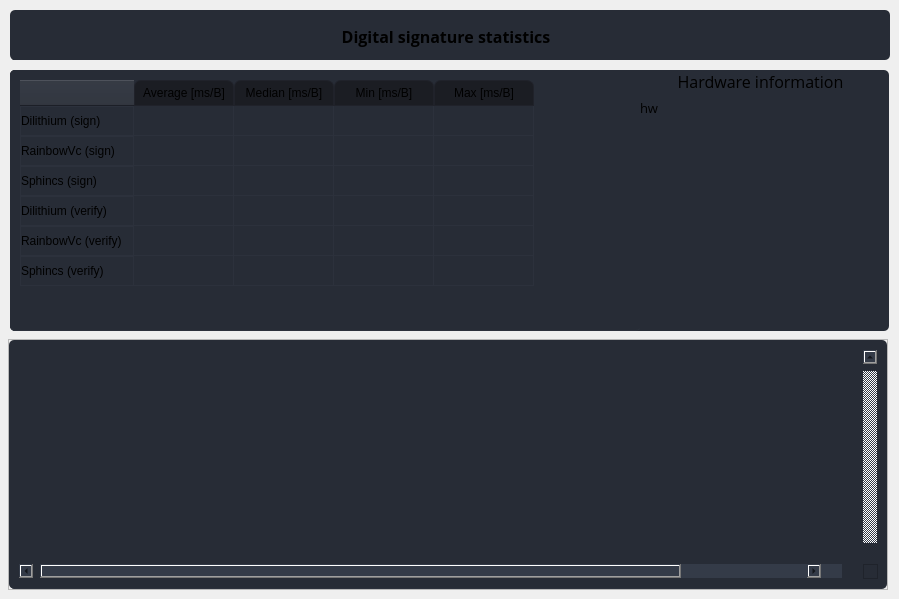
                  <widget class="QWidget" name="page_dsa_statistics">
                   <widget class="QFrame" name="dsa_statistics_table_frame">
                    <property name="geometry">
                     <rect>
                      <x>8</x>
                      <y>339</y>
                      <width>880</width>
                      <height>251</height>
                     </rect>
                    </property>
                    <property name="minimumSize">
                     <size>
                      <width>0</width>
                      <height>150</height>
                     </size>
                    </property>
                    <property name="frameShape">
                     <enum>QFrame::StyledPanel</enum>
                    </property>
                    <property name="frameShadow">
                     <enum>QFrame::Raised</enum>
                    </property>
                    <layout class="QHBoxLayout" name="horizontalLayout_17">
                     <property name="spacing">
                      <number>0</number>
                     </property>
                     <property name="leftMargin">
                      <number>0</number>
                     </property>
                     <property name="topMargin">
                      <number>0</number>
                     </property>
                     <property name="rightMargin">
                      <number>0</number>
                     </property>
                     <property name="bottomMargin">
                      <number>0</number>
                     </property>
                     <item>
                      <widget class="QTableWidget" name="dsa_statistics_table">
                       <property name="sizePolicy">
                        <sizepolicy hsizetype="Expanding" vsizetype="Expanding">
                         <horstretch>0</horstretch>
                         <verstretch>0</verstretch>
                        </sizepolicy>
                       </property>
                       <property name="minimumSize">
                        <size>
                         <width>0</width>
                         <height>0</height>
                        </size>
                       </property>
                       <property name="palette">
                        <palette>
                         <active>
                          <colorrole role="WindowText">
                           <brush brushstyle="SolidPattern">
                            <color alpha="255">
                             <red>210</red>
                             <green>210</green>
                             <blue>210</blue>
                            </color>
                           </brush>
                          </colorrole>
                          <colorrole role="Button">
                           <brush brushstyle="SolidPattern">
                            <color alpha="255">
                             <red>39</red>
                             <green>44</green>
                             <blue>54</blue>
                            </color>
                           </brush>
                          </colorrole>
                          <colorrole role="Text">
                           <brush brushstyle="SolidPattern">
                            <color alpha="255">
                             <red>210</red>
                             <green>210</green>
                             <blue>210</blue>
                            </color>
                           </brush>
                          </colorrole>
                          <colorrole role="ButtonText">
                           <brush brushstyle="SolidPattern">
                            <color alpha="255">
                             <red>210</red>
                             <green>210</green>
                             <blue>210</blue>
                            </color>
                           </brush>
                          </colorrole>
                          <colorrole role="Base">
                           <brush brushstyle="SolidPattern">
                            <color alpha="255">
                             <red>39</red>
                             <green>44</green>
                             <blue>54</blue>
                            </color>
                           </brush>
                          </colorrole>
                          <colorrole role="Window">
                           <brush brushstyle="SolidPattern">
                            <color alpha="255">
                             <red>39</red>
                             <green>44</green>
                             <blue>54</blue>
                            </color>
                           </brush>
                          </colorrole>
                          <colorrole role="PlaceholderText">
                           <brush brushstyle="NoBrush">
                            <color alpha="128">
                             <red>210</red>
                             <green>210</green>
                             <blue>210</blue>
                            </color>
                           </brush>
                          </colorrole>
                         </active>
                         <inactive>
                          <colorrole role="WindowText">
                           <brush brushstyle="SolidPattern">
                            <color alpha="255">
                             <red>210</red>
                             <green>210</green>
                             <blue>210</blue>
                            </color>
                           </brush>
                          </colorrole>
                          <colorrole role="Button">
                           <brush brushstyle="SolidPattern">
                            <color alpha="255">
                             <red>39</red>
                             <green>44</green>
                             <blue>54</blue>
                            </color>
                           </brush>
                          </colorrole>
                          <colorrole role="Text">
                           <brush brushstyle="SolidPattern">
                            <color alpha="255">
                             <red>210</red>
                             <green>210</green>
                             <blue>210</blue>
                            </color>
                           </brush>
                          </colorrole>
                          <colorrole role="ButtonText">
                           <brush brushstyle="SolidPattern">
                            <color alpha="255">
                             <red>210</red>
                             <green>210</green>
                             <blue>210</blue>
                            </color>
                           </brush>
                          </colorrole>
                          <colorrole role="Base">
                           <brush brushstyle="SolidPattern">
                            <color alpha="255">
                             <red>39</red>
                             <green>44</green>
                             <blue>54</blue>
                            </color>
                           </brush>
                          </colorrole>
                          <colorrole role="Window">
                           <brush brushstyle="SolidPattern">
                            <color alpha="255">
                             <red>39</red>
                             <green>44</green>
                             <blue>54</blue>
                            </color>
                           </brush>
                          </colorrole>
                          <colorrole role="PlaceholderText">
                           <brush brushstyle="NoBrush">
                            <color alpha="128">
                             <red>210</red>
                             <green>210</green>
                             <blue>210</blue>
                            </color>
                           </brush>
                          </colorrole>
                         </inactive>
                         <disabled>
                          <colorrole role="WindowText">
                           <brush brushstyle="SolidPattern">
                            <color alpha="255">
                             <red>210</red>
                             <green>210</green>
                             <blue>210</blue>
                            </color>
                           </brush>
                          </colorrole>
                          <colorrole role="Button">
                           <brush brushstyle="SolidPattern">
                            <color alpha="255">
                             <red>39</red>
                             <green>44</green>
                             <blue>54</blue>
                            </color>
                           </brush>
                          </colorrole>
                          <colorrole role="Text">
                           <brush brushstyle="SolidPattern">
                            <color alpha="255">
                             <red>210</red>
                             <green>210</green>
                             <blue>210</blue>
                            </color>
                           </brush>
                          </colorrole>
                          <colorrole role="ButtonText">
                           <brush brushstyle="SolidPattern">
                            <color alpha="255">
                             <red>210</red>
                             <green>210</green>
                             <blue>210</blue>
                            </color>
                           </brush>
                          </colorrole>
                          <colorrole role="Base">
                           <brush brushstyle="SolidPattern">
                            <color alpha="255">
                             <red>39</red>
                             <green>44</green>
                             <blue>54</blue>
                            </color>
                           </brush>
                          </colorrole>
                          <colorrole role="Window">
                           <brush brushstyle="SolidPattern">
                            <color alpha="255">
                             <red>39</red>
                             <green>44</green>
                             <blue>54</blue>
                            </color>
                           </brush>
                          </colorrole>
                          <colorrole role="PlaceholderText">
                           <brush brushstyle="NoBrush">
                            <color alpha="128">
                             <red>210</red>
                             <green>210</green>
                             <blue>210</blue>
                            </color>
                           </brush>
                          </colorrole>
                         </disabled>
                        </palette>
                       </property>
                       <property name="font">
                        <font>
                         <family>Open Sans</family>
                         <pointsize>10</pointsize>
                        </font>
                       </property>
                       <property name="styleSheet">
                        <string notr="true">QTableWidget {	
	background-color: rgb(39, 44, 54);
	padding: 10px;
	border-radius: 5px;
	gridline-color: rgb(44, 49, 60);
	border-bottom: 1px solid rgb(44, 49, 60);
}
QTableWidget::item{
	border-color: rgb(44, 49, 60);
	padding-left: 5px;
	padding-right: 5px;
	gridline-color: rgb(44, 49, 60);
}
QTableWidget::item:selected{
	background-color: rgb(85, 170, 255);
}
QScrollBar:horizontal {
    border: none;
    background: rgb(52, 59, 72);
    height: 14px;
    margin: 0px 21px 0 21px;
	border-radius: 0px;
}
 QScrollBar:vertical {
	border: none;
    background: rgb(52, 59, 72);
    width: 14px;
    margin: 21px 0 21px 0;
	border-radius: 0px;
 }
QHeaderView::section{
	Background-color: rgb(39, 44, 54);
	max-width: 30px;
	border: 1px solid rgb(44, 49, 60);
	border-style: none;
    border-bottom: 1px solid rgb(44, 49, 60);
    border-right: 1px solid rgb(44, 49, 60);
}
QTableWidget::horizontalHeader {	
	background-color: rgb(81, 255, 0);
}
QHeaderView::section:horizontal
{
    border: 1px solid rgb(32, 34, 42);
	background-color: rgb(27, 29, 35);
	padding: 3px;
	border-top-left-radius: 7px;
    border-top-right-radius: 7px;
}
QHeaderView::section:vertical
{
    border: 1px solid rgb(44, 49, 60);
}
</string>
                       </property>
                       <property name="frameShape">
                        <enum>QFrame::NoFrame</enum>
                       </property>
                       <property name="verticalScrollBarPolicy">
                        <enum>Qt::ScrollBarAlwaysOn</enum>
                       </property>
                       <property name="sizeAdjustPolicy">
                        <enum>QAbstractScrollArea::AdjustToContents</enum>
                       </property>
                       <property name="editTriggers">
                        <set>QAbstractItemView::NoEditTriggers</set>
                       </property>
                       <property name="alternatingRowColors">
                        <bool>false</bool>
                       </property>
                       <property name="selectionMode">
                        <enum>QAbstractItemView::SingleSelection</enum>
                       </property>
                       <property name="selectionBehavior">
                        <enum>QAbstractItemView::SelectRows</enum>
                       </property>
                       <property name="showGrid">
                        <bool>true</bool>
                       </property>
                       <property name="gridStyle">
                        <enum>Qt::SolidLine</enum>
                       </property>
                       <property name="sortingEnabled">
                        <bool>true</bool>
                       </property>
                       <property name="wordWrap">
                        <bool>false</bool>
                       </property>
                       <property name="rowCount">
                        <number>0</number>
                       </property>
                       <attribute name="horizontalHeaderVisible">
                        <bool>false</bool>
                       </attribute>
                       <attribute name="horizontalHeaderCascadingSectionResizes">
                        <bool>false</bool>
                       </attribute>
                       <attribute name="horizontalHeaderMinimumSectionSize">
                        <number>150</number>
                       </attribute>
                       <attribute name="horizontalHeaderDefaultSectionSize">
                        <number>190</number>
                       </attribute>
                       <attribute name="horizontalHeaderStretchLastSection">
                        <bool>false</bool>
                       </attribute>
                       <attribute name="verticalHeaderVisible">
                        <bool>false</bool>
                       </attribute>
                       <attribute name="verticalHeaderCascadingSectionResizes">
                        <bool>false</bool>
                       </attribute>
                       <attribute name="verticalHeaderHighlightSections">
                        <bool>false</bool>
                       </attribute>
                       <attribute name="verticalHeaderStretchLastSection">
                        <bool>false</bool>
                       </attribute>
                       <column>
                        <property name="text">
                         <string>DateTime</string>
                        </property>
                       </column>
                       <column>
                        <property name="text">
                         <string>Alg</string>
                        </property>
                       </column>
                       <column>
                        <property name="text">
                         <string>Operation</string>
                        </property>
                       </column>
                       <column>
                        <property name="text">
                         <string>FileSize [B]</string>
                        </property>
                       </column>
                       <column>
                        <property name="text">
                         <string>DSA time [ms]</string>
                        </property>
                       </column>
                      </widget>
                     </item>
                    </layout>
                   </widget>
                   <widget class="QFrame" name="dsa_statistics_title_frame">
                    <property name="geometry">
                     <rect>
                      <x>10</x>
                      <y>10</y>
                      <width>880</width>
                      <height>50</height>
                     </rect>
                    </property>
                    <property name="styleSheet">
                     <string notr="true">background-color: rgb(39, 44, 54);
border-radius: 5px;</string>
                    </property>
                    <property name="frameShape">
                     <enum>QFrame::StyledPanel</enum>
                    </property>
                    <property name="frameShadow">
                     <enum>QFrame::Raised</enum>
                    </property>
                    <widget class="QLabel" name="dsa_statistics_label">
                     <property name="geometry">
                      <rect>
                       <x>1</x>
                       <y>1</y>
                       <width>870</width>
                       <height>50</height>
                      </rect>
                     </property>
                     <property name="sizePolicy">
                      <sizepolicy hsizetype="Expanding" vsizetype="Fixed">
                       <horstretch>0</horstretch>
                       <verstretch>0</verstretch>
                      </sizepolicy>
                     </property>
                     <property name="minimumSize">
                      <size>
                       <width>0</width>
                       <height>40</height>
                      </size>
                     </property>
                     <property name="font">
                      <font>
                       <family>Open Sans</family>
                       <pointsize>12</pointsize>
                       <weight>75</weight>
                       <bold>true</bold>
                      </font>
                     </property>
                     <property name="text">
                      <string>Digital signature statistics</string>
                     </property>
                     <property name="alignment">
                      <set>Qt::AlignCenter</set>
                     </property>
                    </widget>
                   </widget>
                   <widget class="QFrame" name="dsa_statistics_data_frame">
                    <property name="geometry">
                     <rect>
                      <x>10</x>
                      <y>70</y>
                      <width>879</width>
                      <height>261</height>
                     </rect>
                    </property>
                    <property name="styleSheet">
                     <string notr="true">background-color: rgb(39, 44, 54);
border-radius: 5px;</string>
                    </property>
                    <property name="frameShape">
                     <enum>QFrame::StyledPanel</enum>
                    </property>
                    <property name="frameShadow">
                     <enum>QFrame::Raised</enum>
                    </property>
                    <widget class="QWidget" name="verticalLayoutWidget_5">
                     <property name="geometry">
                      <rect>
                       <x>630</x>
                       <y>0</y>
                       <width>241</width>
                       <height>261</height>
                      </rect>
                     </property>
                     <layout class="QVBoxLayout" name="dsa_statistics_layout_hw_box">
                      <property name="sizeConstraint">
                       <enum>QLayout::SetDefaultConstraint</enum>
                      </property>
                      <item>
                       <widget class="QLabel" name="dsa_statistics_hw_box_label">
                        <property name="sizePolicy">
                         <sizepolicy hsizetype="Preferred" vsizetype="Maximum">
                          <horstretch>0</horstretch>
                          <verstretch>0</verstretch>
                         </sizepolicy>
                        </property>
                        <property name="font">
                         <font>
                          <family>Open Sans</family>
                          <pointsize>12</pointsize>
                         </font>
                        </property>
                        <property name="layoutDirection">
                         <enum>Qt::LeftToRight</enum>
                        </property>
                        <property name="text">
                         <string>Hardware information</string>
                        </property>
                        <property name="alignment">
                         <set>Qt::AlignCenter</set>
                        </property>
                       </widget>
                      </item>
                      <item>
                       <widget class="QLabel" name="dsa_statistics_hw_label">
                        <property name="font">
                         <font>
                          <family>Open Sans</family>
                          <pointsize>10</pointsize>
                         </font>
                        </property>
                        <property name="text">
                         <string>hw</string>
                        </property>
                        <property name="alignment">
                         <set>Qt::AlignLeading|Qt::AlignLeft|Qt::AlignTop</set>
                        </property>
                        <property name="wordWrap">
                         <bool>true</bool>
                        </property>
                        <property name="margin">
                         <number>15</number>
                        </property>
                       </widget>
                      </item>
                     </layout>
                    </widget>
                    <widget class="QWidget" name="verticalLayoutWidget_6">
                     <property name="geometry">
                      <rect>
                       <x>0</x>
                       <y>0</y>
                       <width>631</width>
                       <height>261</height>
                      </rect>
                     </property>
                     <layout class="QVBoxLayout" name="dsa_statistics_layout_data_box">
                      <property name="spacing">
                       <number>10</number>
                      </property>
                      <property name="sizeConstraint">
                       <enum>QLayout::SetDefaultConstraint</enum>
                      </property>
                      <item>
                       <widget class="QTableWidget" name="dsa_statistics_data_table">
                        <property name="sizePolicy">
                         <sizepolicy hsizetype="MinimumExpanding" vsizetype="MinimumExpanding">
                          <horstretch>0</horstretch>
                          <verstretch>0</verstretch>
                         </sizepolicy>
                        </property>
                        <property name="layoutDirection">
                         <enum>Qt::LeftToRight</enum>
                        </property>
                        <property name="autoFillBackground">
                         <bool>false</bool>
                        </property>
                        <property name="styleSheet">
                         <string notr="true">QTableWidget {	
	background-color: rgb(39, 44, 54);
	padding: 10px;
	border-radius: 5px;
	gridline-color: rgb(44, 49, 60);
	border-bottom: 1px solid rgb(44, 49, 60);
}
QTableWidget::item{
	border-color: rgb(44, 49, 60);
	padding-left: 5px;
	padding-right: 5px;
	gridline-color: rgb(44, 49, 60);
}
QTableWidget::item:selected{
	background-color: rgb(85, 170, 255);
}
QScrollBar:horizontal {
    border: none;
    background: rgb(52, 59, 72);
    height: 14px;
    margin: 0px 21px 0 21px;
	border-radius: 0px;
}
 QScrollBar:vertical {
	border: none;
    background: rgb(52, 59, 72);
    width: 14px;
    margin: 21px 0 21px 0;
	border-radius: 0px;
 }
QHeaderView::section{
	Background-color: rgb(39, 44, 54);
	max-width: 30px;
	border: 1px solid rgb(44, 49, 60);
	border-style: none;
    border-bottom: 1px solid rgb(44, 49, 60);
    border-right: 1px solid rgb(44, 49, 60);
}
QTableWidget::horizontalHeader {	
	background-color: rgb(81, 255, 0);
}
QHeaderView::section:horizontal
{
    border: 1px solid rgb(32, 34, 42);
	background-color: rgb(27, 29, 35);
	padding: 3px;
	border-top-left-radius: 7px;
    border-top-right-radius: 7px;
}
QHeaderView::section:vertical
{
    border: 1px solid rgb(44, 49, 60);
}
</string>
                        </property>
                        <property name="verticalScrollBarPolicy">
                         <enum>Qt::ScrollBarAsNeeded</enum>
                        </property>
                        <property name="horizontalScrollBarPolicy">
                         <enum>Qt::ScrollBarAsNeeded</enum>
                        </property>
                        <property name="sizeAdjustPolicy">
                         <enum>QAbstractScrollArea::AdjustToContents</enum>
                        </property>
                        <property name="editTriggers">
                         <set>QAbstractItemView::NoEditTriggers</set>
                        </property>
                        <property name="selectionMode">
                         <enum>QAbstractItemView::SingleSelection</enum>
                        </property>
                        <property name="showGrid">
                         <bool>true</bool>
                        </property>
                        <property name="sortingEnabled">
                         <bool>false</bool>
                        </property>
                        <property name="wordWrap">
                         <bool>false</bool>
                        </property>
                        <attribute name="horizontalHeaderCascadingSectionResizes">
                         <bool>false</bool>
                        </attribute>
                        <attribute name="horizontalHeaderHighlightSections">
                         <bool>false</bool>
                        </attribute>
                        <attribute name="horizontalHeaderShowSortIndicator" stdset="0">
                         <bool>false</bool>
                        </attribute>
                        <attribute name="verticalHeaderHighlightSections">
                         <bool>false</bool>
                        </attribute>
                        <row>
                         <property name="text">
                          <string>Dilithium (sign)</string>
                         </property>
                        </row>
                        <row>
                         <property name="text">
                          <string>RainbowVc (sign)</string>
                         </property>
                        </row>
                        <row>
                         <property name="text">
                          <string>Sphincs (sign)</string>
                         </property>
                        </row>
                        <row>
                         <property name="text">
                          <string>Dilithium (verify)</string>
                         </property>
                        </row>
                        <row>
                         <property name="text">
                          <string>RainbowVc (verify)</string>
                         </property>
                        </row>
                        <row>
                         <property name="text">
                          <string>Sphincs (verify)</string>
                         </property>
                        </row>
                        <column>
                         <property name="text">
                          <string>Average [ms/B]</string>
                         </property>
                        </column>
                        <column>
                         <property name="text">
                          <string>Median [ms/B]</string>
                         </property>
                        </column>
                        <column>
                         <property name="text">
                          <string>Min [ms/B]</string>
                         </property>
                        </column>
                        <column>
                         <property name="text">
                          <string>Max [ms/B]</string>
                         </property>
                        </column>
                        <item row="0" column="0">
                         <property name="text">
                          <string/>
                         </property>
                         <property name="toolTip">
                          <string/>
                         </property>
                         <property name="font">
                          <font>
                           <family>Open Sans</family>
                           <kerning>true</kerning>
                          </font>
                         </property>
                         <property name="textAlignment">
                          <set>AlignCenter</set>
                         </property>
                        </item>
                       </widget>
                      </item>
                     </layout>
                    </widget>
                   </widget>
                  </widget>
